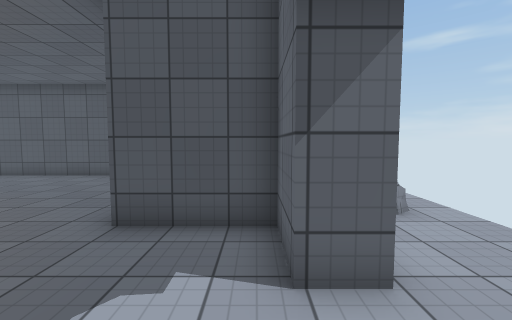
View 1 (above)

14 first-person views from a walk through a Unity game level. The camera is 1.5 m above the floor, tilts 4° down and sees 90° across. The floor is counted in squares, 1 m on a side. Each view is taken from the middle of a square. On the plan, view 1 faces up. The plan holds only what a view shows up to about 13 squares ahead; the rest is blank. The place goes on beyond the plan. Surface patterns are stand-ins for the level's own textures.

View 2
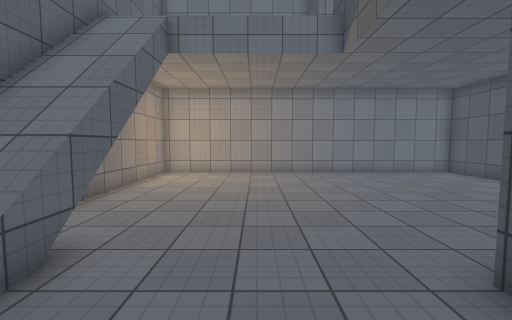

View 3
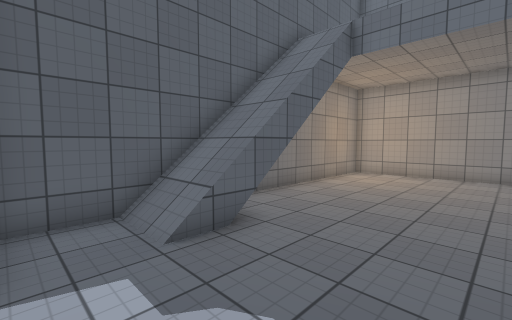

View 4
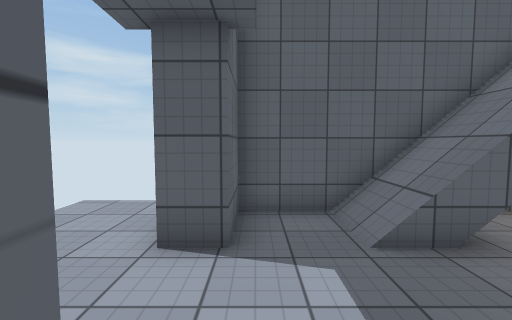

View 5
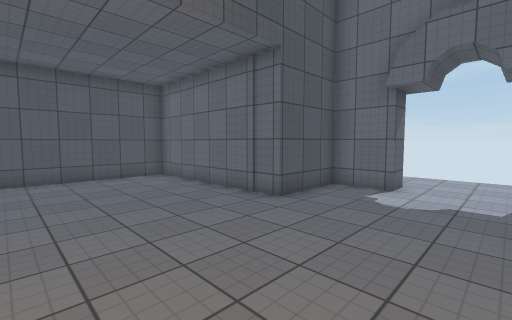

View 6
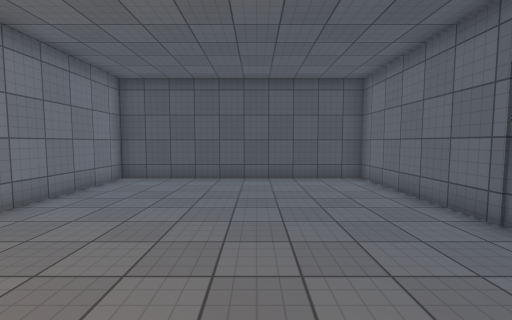

View 7
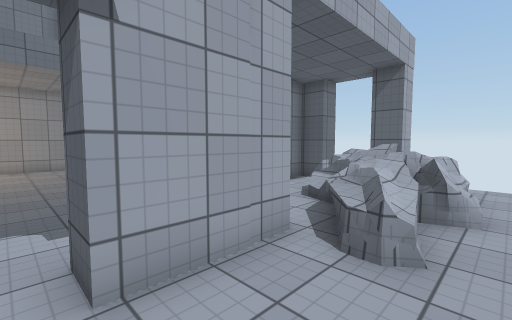

View 8
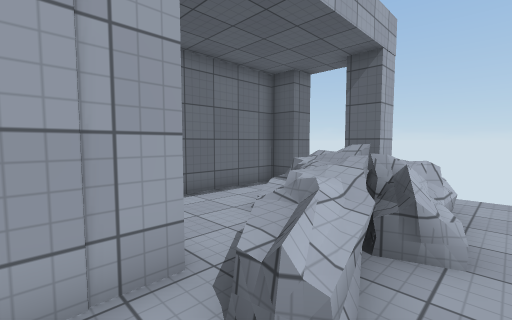

View 9
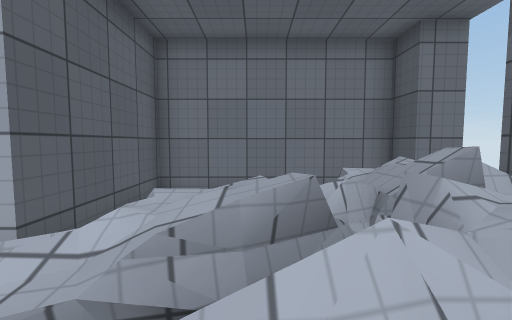

View 10
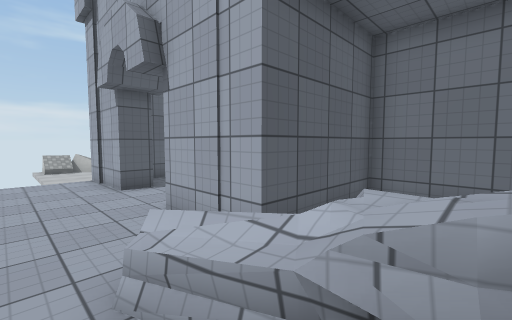

View 11
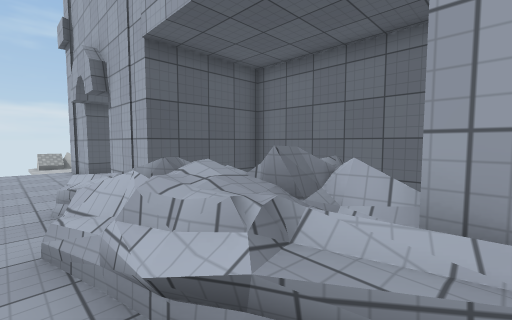

View 12
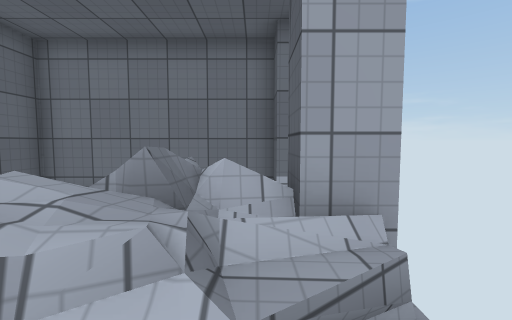

View 13
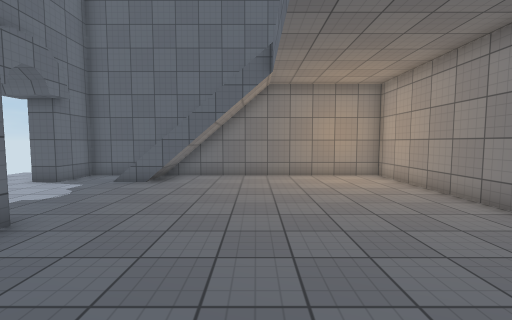

View 14
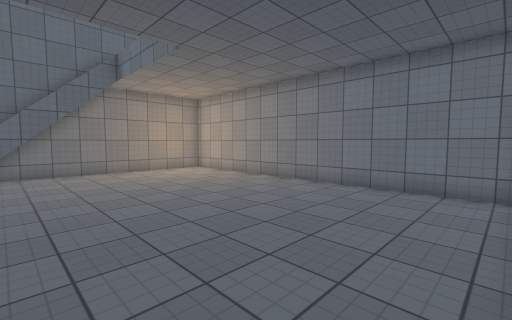

### Floor plan
Key: @ floor where view 1 was taken; # wall or solid block; x gap in a wall; . main floor; : floor 1 m higher than the main floor; + floor 1.25 m higher than the main floor; / step, stairs or slope; = window, fence, low wall or low ledge; ^ raised ledge.
Columns run from 13 left of view 1 to 4 right of it. Each row starts with its distance up from view 1.
 13            #  #
 12 ############ ##=..
 11 #.........## ##==.
 10 #.........#..x+:=.
  9 #.........#..#^#=.
  8 #.........#...=^=.
  7 #.........#...=^^.
  6 #.........#  ..^=.
  5 #..........####.=.
  4 #.............#...
  3 #.............#...
  2 #.................
  1 #.................
  0 #............@....
 -1 #.......////..#...
 -2 #.......=///..#...
 -3 ###############...
 -4               #

Where each view was taken, in squares from view 1:
view 1: 0 up, 0 right, facing up
view 2: 2 up, 0 right, facing left
view 3: 3 up, 0 right, facing down-left
view 4: 3 up, 0 right, facing down
view 5: 0 up, 8 left, facing up-right
view 6: 1 up, 7 left, facing up
view 7: 2 up, 4 right, facing up-left
view 8: 4 up, 4 right, facing up-left
view 9: 8 up, 4 right, facing left
view 10: 8 up, 4 right, facing down-left
view 11: 12 up, 4 right, facing down-left
view 12: 11 up, 4 right, facing left
view 13: 9 up, 7 left, facing down
view 14: 11 up, 4 left, facing down-left
